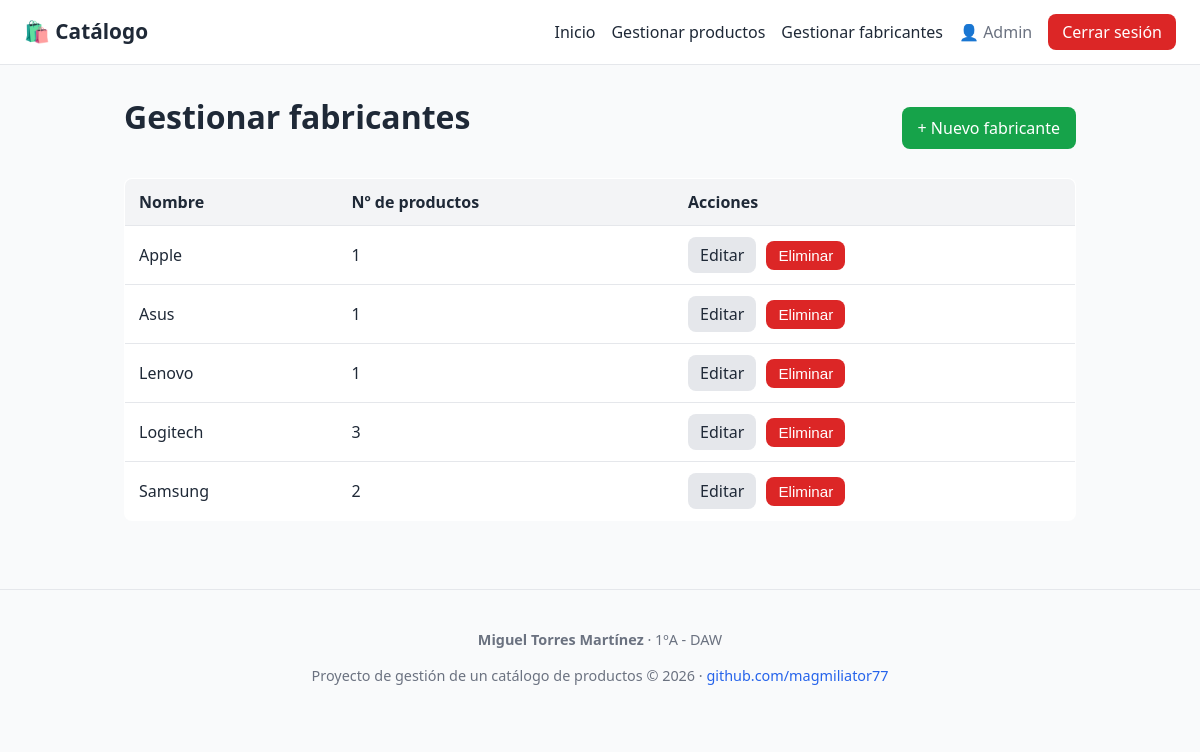
Screenshot of /admin/fabricantes.php (signed in) with the database file from the repository.
### tables this page shows
CREATE TABLE fabricante (
    id     INT AUTO_INCREMENT PRIMARY KEY,
    nombre VARCHAR(100) NOT NULL
);

### admin/fabricantes.php (the view, shortened to what this page needs)
<?php
$pdo = require __DIR__ . '/../config/database.php';
$fabricantes = $pdo->query(
    "SELECT f.*, COUNT(p.id) AS num_productos
     FROM fabricante f
     LEFT JOIN producto p ON p.id_fabricante = f.id
     GROUP BY f.id
     ORDER BY f.nombre"
)->fetchAll();
require __DIR__ . '/../includes/header.php';
?>
<div class="admin-cabecera">
    <h1>Gestionar fabricantes</h1>
    <a class="btn-nuevo" href="fabricante_form.php">+ Nuevo fabricante</a>
</div>
<table class="tabla">
    <thead>
        <tr>
            <th>Nombre</th>
            <th>Nº de productos</th>
            <th>Acciones</th>
        </tr>
    </thead>
    <tbody>
        <?php foreach ($fabricantes as $f): ?>
            <tr>
                <td><?= htmlspecialchars($f['nombre']) ?></td>
                <td><?= (int) $f['num_productos'] ?></td>
                <td class="acciones">
                    <a class="btn-editar" href="fabricante_form.php?id=<?= (int) $f['id'] ?>">Editar</a>
                    <form method="post" action="fabricantes.php" class="form-inline"
                          onsubmit="return confirm('¿Eliminar el fabricante «<?= htmlspecialchars(addslashes($f['nombre'])) ?>»?');">
                        <button type="submit" class="btn-eliminar">Eliminar</button>
                    </form>
                </td>
            </tr>
        <?php endforeach; ?>
    </tbody>
</table>
<?php require __DIR__ . '/../includes/footer.php'; ?>

### css/style.css (style rules this page uses)
:root { --color-principal: #2563eb; --color-principal-osc: #1d4ed8; --color-texto: #1f2937; --color-suave: #6b7280; --color-borde: #e5e7eb; --color-fondo: #f9fafb; --color-ok: #16a34a; --color-error: #dc2626; --radio: 8px; }
* { box-sizing: border-box; }
body { margin: 0; font-family: system-ui, -apple-system, "Segoe UI", Roboto, sans-serif; color: var(--color-texto); background: var(--color-fondo); line-height: 1.5; }
a { color: var(--color-principal); text-decoration: none; }
h1 { margin-top: 0; }
button { padding: 9px 18px; background: var(--color-principal); color: #fff; border: none; border-radius: var(--radio); font-size: 1rem; cursor: pointer; }
.admin-cabecera { display: flex; justify-content: space-between; align-items: center; flex-wrap: wrap; gap: 10px; }
.btn-nuevo { padding: 9px 16px; background: var(--color-ok); color: #fff !important; border-radius: var(--radio); }
.tabla { width: 100%; border-collapse: collapse; background: #fff; margin-top: 16px; border: 1px solid var(--color-borde); border-radius: var(--radio); overflow: hidden; }
.tabla th, .tabla td { padding: 11px 14px; text-align: left; border-bottom: 1px solid var(--color-borde); vertical-align: middle; }
.tabla thead { background: #f3f4f6; }
.acciones { white-space: nowrap; }
.acciones > * { display: inline-block; vertical-align: middle; }
.acciones .btn-editar { margin-right: 6px; }
.form-inline { margin: 0; display: inline-block; }
.btn-editar { padding: 6px 12px; background: #e5e7eb; color: var(--color-texto) !important; border-radius: var(--radio); }
.btn-eliminar { padding: 6px 12px; background: var(--color-error); font-size: .95rem; }

### rows the page displays
fabricante: nombre "Apple", num_productos "1"
fabricante: nombre "Asus", num_productos "1"
fabricante: nombre "Lenovo", num_productos "1"
fabricante: nombre "Logitech", num_productos "3"
fabricante: nombre "Samsung", num_productos "2"

### other values shown
nombreUsuario() "Admin"
